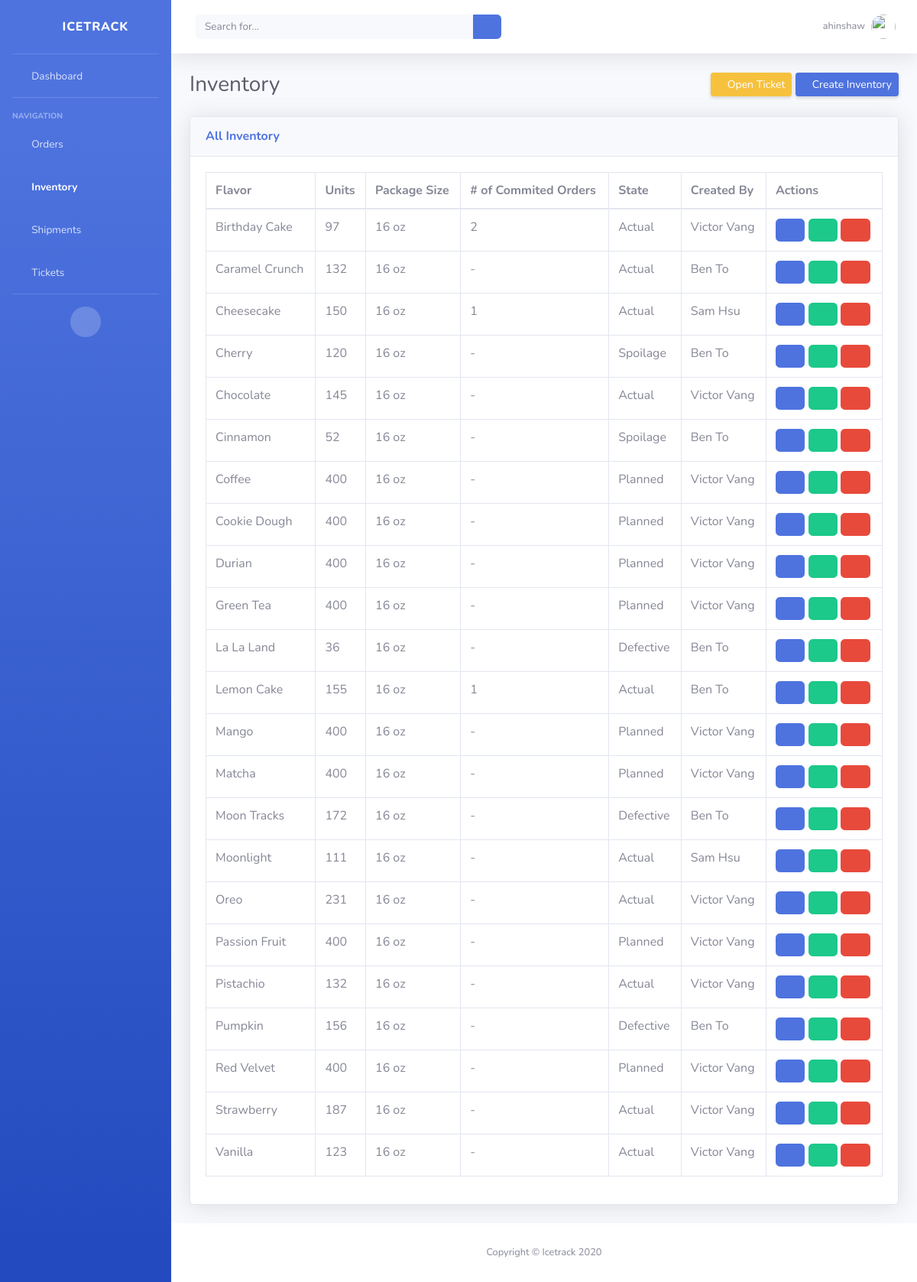
Screenshot of /inventory/ (signed in) with the database file from the repository.
### icetrack/models.py (models this page shows, shortened)
class Inventory(models.Model):
    STATE_CHOICES = [
        ('Actual', 'Actual'),
        ('Planned', 'Planned'),
        ('Spoilage', 'Spoilage'),
        ('Defective', 'Defective'),
    ]
    item_name = models.CharField(max_length=50, null=True)
    quantity = models.IntegerField(default='0', blank=True, null=True)
    package_size = models.IntegerField(default='0', blank=True, null=True)
    state = models.CharField(max_length=10, choices=STATE_CHOICES, default='Planned')
    received_quantity = models.IntegerField(default='0', blank=True, null=True)
    received_by = models.CharField(max_length=50, blank=True, null=True)
    num_orders = models.IntegerField(default='0', blank=True, null=True)
    sold_quantity = models.IntegerField(default='0', blank=True, null=True)
    sold_by = models.CharField(max_length=50, blank=True, null=True)
    sold_to = models.CharField(max_length=50, blank=True, null=True)
    created_by = models.CharField(max_length=50, blank=True, null=True, default='Administrator')
    reorder_level = models.IntegerField(default='0', blank=True, null=True)
    date_created = models.DateTimeField(auto_now_add=True, auto_now=False)
    last_updated = models.DateTimeField(auto_now_add=False, auto_now=True)
    export_to_CSV = models.BooleanField(default=False)

### icetrack/views.py (the view)
# urls.py: path('inventory/', InventoryPageView.as_view(), name="inventory"),
@method_decorator(login_required, name='dispatch')
class InventoryPageView(ListView):
    model = Inventory
    template_name = 'inventory.html'
    context_object_name = 'all_inventory_list'
    def dispatch(self, request, *args, **kwargs):
        if not request.user.is_staff:
            return redirect('home')
        return super(InventoryPageView, self).dispatch(request, *args, **kwargs)

### templates/inventory.html (shortened to what this page needs)
{% extends 'base_authenticated.html' %}
{% block content%}
<div class="container-fluid">
    <div class="d-sm-flex align-items-center justify-content-between mb-4">
        <h1 class="h3 mb-0 text-gray-800">Inventory</h1>
        <div>
            <a href="{% url 'create_ticket' %}" class="d-none d-sm-inline-block btn btn-sm btn-warning shadow-sm"><i class="fas fa-flag fa-sm text-white-50"></i> Open Ticket</a>
            <a href="{% url 'create_inventory' %}" class="d-none d-sm-inline-block btn btn-sm btn-primary shadow-sm"><i class="fas fa-plus fa-sm text-white-50"></i> Create Inventory</a>
        </div>
    </div>
    <div class="card shadow mb-4">
        <div class="card-header py-3">
            <h6 class="m-0 font-weight-bold text-primary">
                {% if request.user.is_staff %}
                    All Inventory
                {% else %}
                    Your Inventory
                {% endif %}
            </h6>
        </div>
        <div class="card-body">
            <div class="table-responsive">
                <table class="table table-bordered" id="dataTable" width="100%" cellspacing="0">
                    <thead>
                        <tr>
                            <th>Flavor</th>
                            <th>Units</th>
                            <th>Package Size</th>
                            <th># of Commited Orders</th>
                            <th>State</th>
                            <th>Created By</th>
                            <th>Actions</th>
                        </tr>
                    </thead>
                    <tbody>
                        {% for inventory in all_inventory_list %}
                            <tr>
                                <td>{{ inventory.item_name }}</td>
                                <td>
                                    {% if inventory.quantity == 0 or inventory.quantity is None %}
                                        -
                                    {% else %}
                                        {{ inventory.quantity }}
                                    {% endif %}
                                </td>
                                <td>
                                    {% if inventory.package_size == 0 or inventory.package_size is None %}
                                        -
                                    {% else %}
                                        {{ inventory.package_size }} oz
                                    {% endif %}
                                </td>
                                <td>
                                    {% if inventory.num_orders == 0 or inventory.num_orders is None %}
                                        -
                                    {% else %}
                                        {{ inventory.num_orders }}
                                    {% endif %}
                                </td>
                                <td>{{ inventory.state }}</td>
                                <td>{{ inventory.created_by }}</td>
                                <td>
                                    <a class="btn btn-primary" href="{% url 'inventory_detail' inventory.id %}"><i class="far fa-eye"></i></a>
                                    <a class="btn btn-success" href="{% url 'update_inventory' inventory.id %}"><i class="fas fa-edit"></i></a>
                                    <a class="btn btn-danger" href="{% url 'delete_inventory' inventory.id %}"><i class="far fa-trash-alt"></i></a>
                                </td>
                            </tr>
                        {% endfor %}
                    </tbody>
                </table>
            </div>
        </div>
    </div>
</div>
{% endblock content %}

### templates/base_authenticated.html (shortened to what this page needs)
{% load static %}
<head>
    <link href="{% static 'vendor/fontawesome-free/css/all.min.css' %}" rel="stylesheet" type="text/css">
    <link href="{% static 'css/sb-admin-2.min.css' %}" rel="stylesheet">
</head>
<body id="page-top">
    <div id="wrapper">
        <ul class="navbar-nav bg-gradient-primary sidebar sidebar-dark accordion" id="accordionSidebar">
            <a class="sidebar-brand d-flex align-items-center justify-content-center" href="{% url 'home' %}">
                <div class="sidebar-brand-icon rotate-n-15">
                    <i class="fas fa-ice-cream"></i>
                </div>
                <div class="sidebar-brand-text mx-3">Icetrack</div>
            </a>
            <hr class="sidebar-divider my-0">
            <li class="nav-item {% if request.path == '/' %} active {% endif %}">
                <a class="nav-link" href="{% url 'home' %}">
                    <i class="fas fa-fw fa-tachometer-alt"></i>
                    <span>Dashboard</span></a>
            </li>
            <hr class="sidebar-divider">
            <div class="sidebar-heading">
                Navigation
            </div>
            <li class="nav-item {% if 'order' in request.path %} active {% endif %}">
                <a class="nav-link" href="{% url 'orders' %}">
                    <i class="fas fa-fw fa-chart-area"></i>
                    <span>Orders</span></a>
            </li>
            <li class="nav-item {% if 'inventory' in request.path %} active {% endif %}">
                <a class="nav-link" href="{% url 'inventory' %}">
                    <i class="fas fa-fw fa-boxes"></i>
                    <span>Inventory</span></a>
            </li>
            <li class="nav-item {% if 'shipment' in request.path %} active {% endif %}">
                <a class="nav-link" href="{% url 'shipments' %}">
                    <i class="fas fa-fw fa-truck"></i>
                    <span>Shipments</span></a>
            </li>
            <li class="nav-item {% if 'ticket' in request.path %} active {% endif %}">
                <a class="nav-link" href="{% url 'tickets' %}">
                    <i class="fas fa-fw fa-table"></i>
                    <span>Tickets</span></a>
            </li>
            <hr class="sidebar-divider d-none d-md-block">
            <div class="text-center d-none d-md-inline">
                <button class="rounded-circle border-0" id="sidebarToggle"></button>
            </div>
        </ul>
        <div id="content-wrapper" class="d-flex flex-column">
            <div id="content">
                <nav class="navbar navbar-expand navbar-light bg-white topbar mb-4 static-top shadow">
                    <form
                        class="d-none d-sm-inline-block form-inline mr-auto ml-md-3 my-2 my-md-0 mw-100 navbar-search">
                        <div class="input-group">
                            <input type="text" class="form-control bg-light border-0 small" placeholder="Search for..."
                                aria-label="Search" aria-describedby="basic-addon2">
                            <div class="input-group-append">
                                <button class="btn btn-primary" type="button">
                                    <i class="fas fa-search fa-sm"></i>
                                </button>
                            </div>
                        </div>
                    </form>
                    <ul class="navbar-nav ml-auto">
                        <li class="nav-item dropdown no-arrow d-sm-none">
                        <li class="nav-item dropdown no-arrow">
                            <a class="nav-link dropdown-toggle" id="userDropdown" role="button"
                                data-toggle="dropdown" aria-haspopup="true" aria-expanded="false">
                                <span class="mr-2 d-none d-lg-inline text-gray-600 small">{{ request.user.username }}</span>
                                <img class="img-profile rounded-circle"
                                    src="{% static 'img/undraw_profile.svg' %}">
                            </a>
                        </li>
                    </ul>
                </nav>
                {% block content %}
                {% endblock %}
            </div>
            <footer class="sticky-footer bg-white">
                <div class="container my-auto">
                    <div class="copyright text-center my-auto">
                        <span>Copyright &copy; Icetrack 2020</span>
                    </div>
                </div>
            </footer>
        </div>
    </div>

### rows the page displays
Inventory: item_name "Birthday Cake", quantity "97", package_size "16", num_orders "2", state "Actual", created_by "Victor Vang"
Inventory: item_name "Caramel Crunch", quantity "132", package_size "16", state "Actual", created_by "Ben To"
Inventory: item_name "Cheesecake", quantity "150", package_size "16", num_orders "1", state "Actual", created_by "Sam Hsu"
Inventory: item_name "Cherry", quantity "120", package_size "16", state "Spoilage", created_by "Ben To"
Inventory: item_name "Chocolate", quantity "145", package_size "16", state "Actual", created_by "Victor Vang"
Inventory: item_name "Cinnamon", quantity "52", package_size "16", state "Spoilage", created_by "Ben To"
Inventory: item_name "Coffee", quantity "400", package_size "16", state "Planned", created_by "Victor Vang"
Inventory: item_name "Cookie Dough", quantity "400", package_size "16", state "Planned", created_by "Victor Vang"
Inventory: item_name "Durian", quantity "400", package_size "16", state "Planned", created_by "Victor Vang"
Inventory: item_name "Green Tea", quantity "400", package_size "16", state "Planned", created_by "Victor Vang"
Inventory: item_name "La La Land", quantity "36", package_size "16", state "Defective", created_by "Ben To"
Inventory: item_name "Lemon Cake", quantity "155", package_size "16", num_orders "1", state "Actual", created_by "Ben To"
Inventory: item_name "Mango", quantity "400", package_size "16", state "Planned", created_by "Victor Vang"
Inventory: item_name "Matcha", quantity "400", package_size "16", state "Planned", created_by "Victor Vang"
Inventory: item_name "Moon Tracks", quantity "172", package_size "16", state "Defective", created_by "Ben To"
Inventory: item_name "Moonlight", quantity "111", package_size "16", state "Actual", created_by "Sam Hsu"
Inventory: item_name "Oreo", quantity "231", package_size "16", state "Actual", created_by "Victor Vang"
Inventory: item_name "Passion Fruit", quantity "400", package_size "16", state "Planned", created_by "Victor Vang"
Inventory: item_name "Pistachio", quantity "132", package_size "16", state "Actual", created_by "Victor Vang"
Inventory: item_name "Pumpkin", quantity "156", package_size "16", state "Defective", created_by "Ben To"
Inventory: item_name "Red Velvet", quantity "400", package_size "16", state "Planned", created_by "Victor Vang"
Inventory: item_name "Strawberry", quantity "187", package_size "16", state "Actual", created_by "Victor Vang"
Inventory: item_name "Vanilla", quantity "123", package_size "16", state "Actual", created_by "Victor Vang"

### other values shown
{{ request.user.username }} "ahinshaw"
